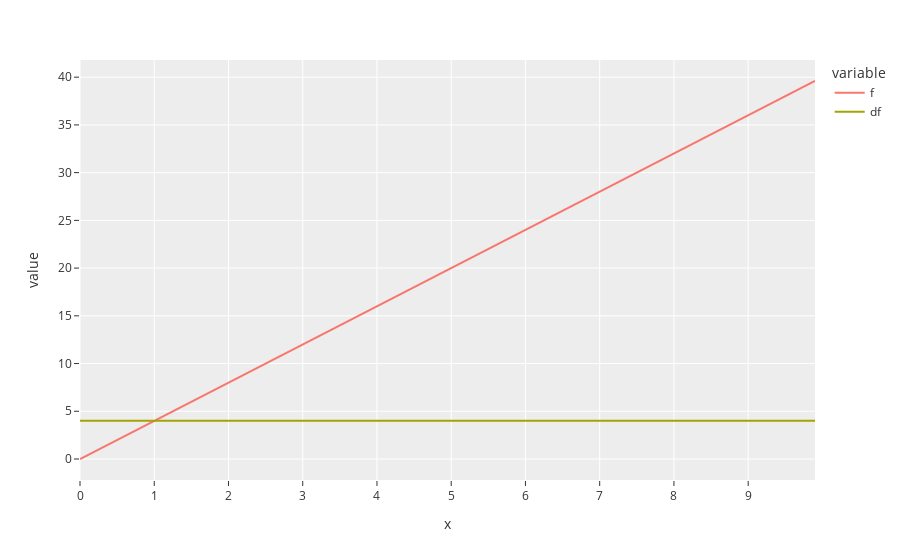

Notebook source saved alongside this figure:
### Code cell
fig = px.line(df, x="x", y=["f", "df"])
fig.show()

### Figure 1 — Plotly figure (JSON) as saved in the notebook; plotly's stock layout.template omitted (floating-point values rounded to 4 significant figures)
{"data": [{"hovertemplate": "variable=f<br>x=%{x}<br>value=%{y}<extra></extra>", "legendgroup": "f", "line": {"color": "#F8766D", "dash": "solid"}, "marker": {"symbol": "circle"}, "mode": "lines", "name": "f", "orientation": "v", "showlegend": true, "type": "scatter", "x": [0, 0.1, 0.2, 0.3, 0.4, 0.5, 0.6, 0.7, 0.8, 0.9, 1, 1.1, 1.2, 1.3, 1.4, 1.5, 1.6, 1.7, 1.8, 1.9, 2, 2.1, 2.2, 2.3, 2.4, 2.5, 2.6, 2.7, 2.8, 2.9, 3, 3.1, 3.2, 3.3, 3.4, 3.5, 3.6, 3.7, 3.8, 3.9, 4, 4.1, 4.2, 4.3, 4.4, 4.5, 4.6, 4.7, 4.8, 4.9, 5, 5.1, 5.2, 5.3, 5.4, 5.5, 5.6, 5.7, 5.8, 5.9, 6, 6.1, 6.2, 6.3, 6.4, 6.5, 6.6, 6.7, 6.8, 6.9, 7, 7.1, 7.2, 7.3, 7.4, 7.5, 7.6, 7.7, 7.8, 7.9, 8, 8.1, 8.2, 8.3, 8.4, 8.5, 8.6, 8.7, 8.8, 8.9, 9, 9.1, 9.2, 9.3, 9.4, 9.5, 9.6, 9.7, 9.8, 9.9], "xaxis": "x", "y": [0, 0.4, 0.8, 1.2, 1.6, 2, 2.4, 2.8, 3.2, 3.6, 4, 4.4, 4.8, 5.2, 5.6, 6, 6.4, 6.8, 7.2, 7.6, 8, 8.4, 8.8, 9.2, 9.6, 10, 10.4, 10.8, 11.2, 11.6, 12, 12.4, 12.8, 13.2, 13.6, 14, 14.4, 14.8, 15.2, 15.6, 16, 16.4, 16.8, 17.2, 17.6, 18, 18.4, 18.8, 19.2, 19.6, 20, 20.4, 20.8, 21.2, 21.6, 22, 22.4, 22.8, 23.2, 23.6, 24, 24.4, 24.8, 25.2, 25.6, 26, 26.4, 26.8, 27.2, 27.6, 28, 28.4, 28.8, 29.2, 29.6, 30, 30.4, 30.8, 31.2, 31.6, 32, 32.4, 32.8, 33.2, 33.6, 34, 34.4, 34.8, 35.2, 35.6, 36, 36.4, 36.8, 37.2, 37.6, 38, 38.4, 38.8, 39.2, 39.6], "yaxis": "y"}, {"hovertemplate": "variable=df<br>x=%{x}<br>value=%{y}<extra></extra>", "legendgroup": "df", "line": {"color": "#A3A500", "dash": "solid"}, "marker": {"symbol": "circle"}, "mode": "lines", "name": "df", "orientation": "v", "showlegend": true, "type": "scatter", "x": [0, 0.1, 0.2, 0.3, 0.4, 0.5, 0.6, 0.7, 0.8, 0.9, 1, 1.1, 1.2, 1.3, 1.4, 1.5, 1.6, 1.7, 1.8, 1.9, 2, 2.1, 2.2, 2.3, 2.4, 2.5, 2.6, 2.7, 2.8, 2.9, 3, 3.1, 3.2, 3.3, 3.4, 3.5, 3.6, 3.7, 3.8, 3.9, 4, 4.1, 4.2, 4.3, 4.4, 4.5, 4.6, 4.7, 4.8, 4.9, 5, 5.1, 5.2, 5.3, 5.4, 5.5, 5.6, 5.7, 5.8, 5.9, 6, 6.1, 6.2, 6.3, 6.4, 6.5, 6.6, 6.7, 6.8, 6.9, 7, 7.1, 7.2, 7.3, 7.4, 7.5, 7.6, 7.7, 7.8, 7.9, 8, 8.1, 8.2, 8.3, 8.4, 8.5, 8.6, 8.7, 8.8, 8.9, 9, 9.1, 9.2, 9.3, 9.4, 9.5, 9.6, 9.7, 9.8, 9.9], "xaxis": "x", "y": [4, 4, 4, 4, 4, 4, 4, 4, 4, 4, 4, 4, 4, 4, 4, 4, 4, 4, 4, 4, 4, 4, 4, 4, 4, 4, 4, 4, 4, 4, 4, 4, 4, 4, 4, 4, 4, 4, 4, 4, 4, 4, 4, 4, 4, 4, 4, 4, 4, 4, 4, 4, 4, 4, 4, 4, 4, 4, 4, 4, 4, 4, 4, 4, 4, 4, 4, 4, 4, 4, 4, 4, 4, 4, 4, 4, 4, 4, 4, 4, 4, 4, 4, 4, 4, 4, 4, 4, 4, 4, 4, 4, 4, 4, 4, 4, 4, 4, 4, 4], "yaxis": "y"}], "layout": {"legend": {"title": {"text": "variable"}, "tracegroupgap": 0}, "margin": {"t": 60}, "xaxis": {"anchor": "y", "domain": [0, 1], "title": {"text": "x"}}, "yaxis": {"anchor": "x", "domain": [0, 1], "title": {"text": "value"}}}}
